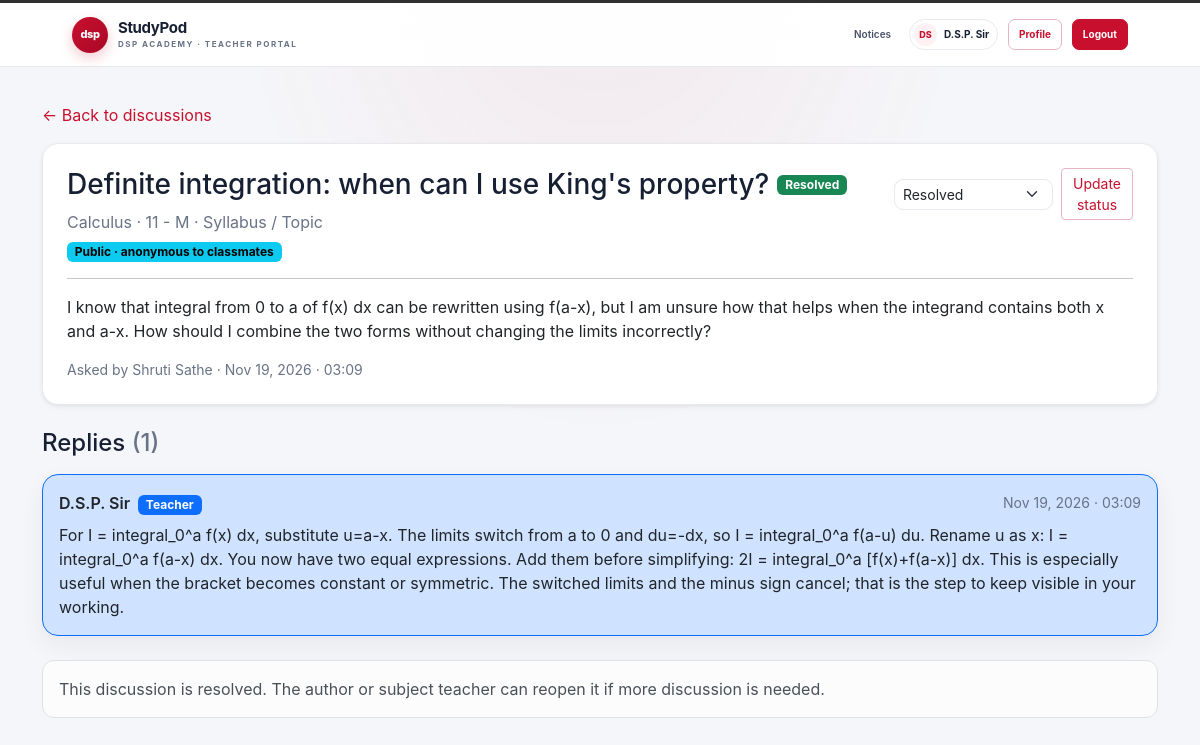
The page /academics/discussions/3/ (signed in) on the database its author committed.
### accounts/models.py (models this page shows, shortened)
class User(AbstractUser):
    class Role(models.TextChoices):
        TEACHER = "TEACHER", "Teacher"
        STUDENT = "STUDENT", "Student"
        PARENT = "PARENT", "Parent"
    role = models.CharField(
        max_length=10,
        choices=Role.choices,
        default=Role.STUDENT,
    )

class StudentProfile(models.Model):
    user = models.OneToOneField(
        User,
        on_delete=models.CASCADE,
        related_name="student_profile"
    )
    roll_number = models.CharField(max_length=50, unique=True)
    batch = models.CharField(max_length=50, blank=True, default="")
    phone_number = models.CharField(max_length=20, blank=True, default="")
    profile_picture = models.ImageField(
        upload_to="student_profiles/",
        blank=True,
    )
    student_class = models.ForeignKey(
        "academics.Class",
        on_delete=models.SET_NULL,
        null=True,
        blank=True,
        related_name="students"
    )
    parent = models.ForeignKey(
        "ParentProfile",
        on_delete=models.SET_NULL,
        null=True,
        blank=True,
        related_name="students"
    )
    mentor = models.ForeignKey(
        "TeacherProfile",
        on_delete=models.SET_NULL,
        null=True,
        blank=True,
        related_name="mentees",
    )

### academics/models.py (models this page shows, shortened)
class DoubtThread(models.Model):
    class Category(models.TextChoices):
        SYLLABUS_TOPIC = "SYLLABUS_TOPIC", "Syllabus / Topic"
        ASSIGNMENT_HOMEWORK = "ASSIGNMENT_HOMEWORK", "Assignment / Homework"
        NOTICE_ANNOUNCEMENT = "NOTICE_ANNOUNCEMENT", "Notice / Announcement"
        STUDY_RESOURCE = "STUDY_RESOURCE", "Study Resource"
    class Status(models.TextChoices):
        OPEN = "OPEN", "Open"
        IN_PROGRESS = "IN_PROGRESS", "In Progress"
        RESOLVED = "RESOLVED", "Resolved"
    title = models.CharField(max_length=200)
    content = models.TextField()
    category = models.CharField(
        max_length=24,
        choices=Category.choices,
        default=Category.SYLLABUS_TOPIC,
    )
    is_public = models.BooleanField(default=False)
    document_link = models.URLField(blank=True)
    student = models.ForeignKey(
        "accounts.StudentProfile",
        on_delete=models.CASCADE,
        related_name="doubt_threads",
    )
    student_class = models.ForeignKey(
        Class,
        on_delete=models.CASCADE,
        related_name="doubt_threads",
    )
    subject = models.ForeignKey(
        Subject,
        on_delete=models.CASCADE,
        related_name="doubt_threads",
    )
    status = models.CharField(
        max_length=11,
        choices=Status.choices,
        default=Status.OPEN,
    )
    created_at = models.DateTimeField(auto_now_add=True)
    class Meta:
        ordering = ("-created_at", "-pk")

class Subject(models.Model):
    name = models.CharField(max_length=100)
    code = models.CharField(max_length=20, unique=True)

class Class(models.Model):
    name = models.CharField(max_length=50)
    section = models.CharField(max_length=10)
    academic_year = models.CharField(max_length=20)
    def __str__(self):
        return f"{self.name} - {self.section}"

class DoubtReply(models.Model):
    thread = models.ForeignKey(
        DoubtThread,
        on_delete=models.CASCADE,
        related_name="replies",
    )
    user = models.ForeignKey(
        "accounts.User",
        on_delete=models.CASCADE,
        related_name="doubt_replies",
    )
    content = models.TextField()
    is_teacher_reply = models.BooleanField(default=False)
    created_at = models.DateTimeField(auto_now_add=True)
    class Meta:
        ordering = ("created_at", "pk")

### academics/views.py (the view, shortened to what this page needs)
# urls.py: path("discussions/<int:pk>/", views.doubt_thread_detail, name="doubt_thread_detail"),
@login_required
def doubt_thread_detail(request, pk):
    classes, is_student, is_parent = _forum_scope(request.user)
    thread = get_object_or_404(
        DoubtThread.objects.select_related("student__user", "student_class", "subject"),
        pk=pk,
    )
    if not classes.filter(pk=thread.student_class_id).exists():
        return HttpResponseForbidden("You cannot access this class discussion.")
    assigned_teacher = request.user.role == "TEACHER" and _teacher_can_access_thread(request.user, thread)
    if request.user.role == "TEACHER" and not assigned_teacher:
        return HttpResponseForbidden("You are not assigned to this subject.")
    is_author = is_student and thread.student.user_id == request.user.pk
    if not thread.is_public and not (is_author or assigned_teacher):
        return HttpResponseForbidden("This doubt is private to its author and assigned teacher.")
    reply_form = DoubtReplyForm(
        request.POST if request.method == "POST" else None,
        request.FILES if request.method == "POST" else None,
    )
    return render(request, "academics/doubt_thread_detail.html", {
        "thread": thread,
        "replies": thread.replies.select_related("user").prefetch_related("attachments"),
        "attachments": thread.attachments.filter(reply__isnull=True),
        "reply_form": reply_form,
        "can_resolve": is_author or assigned_teacher,
        "can_reply": not is_parent and thread.status != DoubtThread.Status.RESOLVED,
        "can_update_status": assigned_teacher,
        "status_choices": DoubtThread.Status.choices,
        "is_teacher": assigned_teacher,
        "is_parent_view": is_parent,
        "is_teacher_view": assigned_teacher,
        "show_author_identity": assigned_teacher or (is_author and not thread.is_public),
    })

### academics/forms.py (shortened to what this page needs)
class DoubtReplyForm(forms.ModelForm):
    attachments = MultipleFileField(
        required=False,
        widget=MultipleFileInput(attrs={
            "multiple": True,
            "accept": ".png,.jpg,.jpeg,.pdf",
            "class": "form-control",
        }),
        label="Attach files",
        help_text="PNG, JPG, JPEG, or PDF. Maximum 10 MB per file.",
    )
    class Meta:
        model = DoubtReply
        fields = ("content",)
        widgets = {
            "content": forms.Textarea(attrs={"class": "form-control", "rows": 3, "placeholder": "Write a reply"}),
        }

### academics/views.py (called while the page is built)
def _forum_scope(user):
    if user.role == "STUDENT":
        profile = getattr(user, "student_profile", None)
        if profile and profile.student_class_id:
            return Class.objects.filter(pk=profile.student_class_id), True, False
        return Class.objects.none(), True, False
    if user.role == "TEACHER":
        profile = getattr(user, "teacher_profile", None)
        if profile:
            return Class.objects.filter(
                teaching_assignments__teacher=profile
            ).distinct(), False, False
    if user.role == "PARENT":
        profile = getattr(user, "parent_profile", None)
        if profile:
            return Class.objects.filter(students__parent=profile).distinct(), False, True
    return Class.objects.none(), False, False

def _teacher_can_access_thread(user, thread):
    profile = getattr(user, "teacher_profile", None)
    return bool(profile and TeachingAssignment.objects.filter(
        teacher=profile,
        student_class=thread.student_class,
        subject=thread.subject,
    ).exists())

### academics/templates/academics/doubt_thread_detail.html (shortened to what this page needs)
{% extends "accounts/base.html" %}
{% block content %}
<div class="mb-3"><a href="{% url 'doubt_threads' %}?student_class={{ thread.student_class_id }}" class="text-decoration-none">&larr; Back to discussions</a></div>
<article class="card shadow-sm mb-4">
    <div class="card-body p-4">
        <div class="d-flex flex-wrap justify-content-between align-items-start gap-3">
            <div>
                <div class="d-flex align-items-center flex-wrap gap-2 mb-2">
                    <h1 class="h3 mb-0">{{ thread.title }}</h1>
                    <span class="badge {% if thread.status == 'RESOLVED' %}text-bg-success{% elif thread.status == 'IN_PROGRESS' %}text-bg-warning{% else %}text-bg-primary{% endif %}">{{ thread.get_status_display }}</span>
                </div>
                <div class="text-muted">{{ thread.subject.name }} · {{ thread.student_class }} · {{ thread.get_category_display }}</div>
                {% if thread.is_public %}<span class="badge text-bg-info mt-2">Public · anonymous to classmates</span>{% else %}<span class="badge text-bg-warning mt-2">Private · visible to you and assigned teacher</span>{% endif %}
            </div>
            {% if can_update_status %}
            <form method="post" class="d-flex align-items-center gap-2">
                <select class="form-select form-select-sm" id="detailDoubtStatus" name="status">
                    {% for value, label in status_choices %}<option value="{{ value }}" {% if thread.status == value %}selected{% endif %}>{{ label }}</option>{% endfor %}
                </select>
                <button class="btn btn-outline-primary btn-sm" type="submit">Update status</button>
            </form>
            {% elif can_resolve %}
            <form method="post">
                {% csrf_token %}<input type="hidden" name="action" value="resolve">
                <button class="btn btn-outline-success" type="submit">{% if thread.status == "RESOLVED" %}Reopen question{% else %}Mark resolved{% endif %}</button>
            </form>
            {% endif %}
        </div>
        <hr>
        <p class="mb-3" style="white-space: pre-wrap">{{ thread.content }}</p>
        <div class="small text-muted">Asked by {% if show_author_identity %}{{ thread.student.user.get_full_name|default:thread.student.user.username }}{% elif is_author %}You (posted anonymously to classmates){% elif thread.is_public %}Anonymous{% else %}Student{% endif %} · {{ thread.created_at|date:"M j, Y · H:i" }}</div>
    </div>
</article>
<h2 class="h4 mb-3">Replies <span class="text-muted">({{ replies|length }})</span></h2>
<div class="d-flex flex-column gap-3 mb-4">
    {% for reply in replies %}
    <article class="card {% if reply.is_teacher_reply %}border-primary bg-primary-subtle{% endif %}">
        <div class="card-body">
            <div class="d-flex justify-content-between align-items-center gap-2 mb-2">
                <div class="fw-semibold">{{ reply.user.get_full_name|default:reply.user.username }}
                    {% if reply.is_teacher_reply %}<span class="badge text-bg-primary ms-1">Teacher</span>{% endif %}
                </div>
                <small class="text-muted">{{ reply.created_at|date:"M j, Y · H:i" }}</small>
            </div>
            <div style="white-space: pre-wrap">{{ reply.content }}</div>
        </div>
    </article>
    {% empty %}
    <div class="text-muted">No replies yet. Add the first helpful response.</div>
    {% endfor %}
</div>
{% if is_parent_view %}
<div class="alert alert-light border">You have read-only access to this discussion.</div>
{% else %}
<div class="alert alert-light border">This discussion is resolved. The author or subject teacher can reopen it if more discussion is needed.</div>
{% endif %}
{% endblock %}

### accounts/templates/accounts/partials/student_portal_header.html
<nav class="navbar navbar-expand-lg student-nav" aria-label="Student portal">
    <div class="container-fluid student-nav-inner">
        <a class="student-brand" href="{% url 'dashboard' %}" aria-label="StudyPod student dashboard">
            <span class="student-brand-mark">dsp</span>
            <span class="student-brand-copy">
                <strong>StudyPod</strong>
                <small>DSP ACADEMY · {% if user.role == "TEACHER" %}TEACHER PORTAL{% elif user.role == "PARENT" %}PARENT PORTAL{% else %}STUDENT PORTAL{% endif %}</small>
            </span>
        </a>
        <div class="student-nav-links">
            <a href="{% url 'notices' %}">Notices</a>
            <span class="student-user-chip">
                <span class="student-avatar">{% if user.first_name and user.last_name %}{{ user.first_name|first|upper }}{{ user.last_name|first|upper }}{% else %}{{ user.get_full_name|default:user.username|first|upper }}{% endif %}</span>
                {{ user.get_full_name|default:user.username }}
            </span>
            <a class="student-nav-button" href="{% url 'profile' %}">Profile</a>
            <a class="student-nav-button student-logout" href="{% url 'logout' %}">Logout</a>
        </div>
    </div>
</nav>

### accounts/templates/accounts/base.html (style rules this page uses)
:root { --sp-primary: #2563eb; --sp-navy: #0f172a; --sp-background: #f8fafc; --sp-text: #1e293b; --sp-muted: #64748b; --sp-border: #e2e8f0; }
body { background: var(--sp-background); color: var(--sp-text); font-family: -apple-system, BlinkMacSystemFont, "Segoe UI", sans-serif; }
h1, h2, h3, h4, h5, h6 { color: var(--sp-navy); font-weight: 600; }
.card { background-color: #fff; border: 1px solid var(--sp-border); border-radius: 12px; box-shadow: 0 2px 8px rgb(15 23 42 / 5%); }
a:not(.btn):not(.navbar-brand) { color: var(--sp-primary); }
.navbar a:not(.btn):not(.navbar-brand) { color: #fff; }
.text-muted { color: var(--sp-muted) !important; }

### rows shown on the page
User: first_name|first "D", last_name|first "S", get_full_name "D.S.P. Sir"
DoubtThread: title "Definite integration: when can I use King's property?", status "Resolved", subject.name "Calculus", student_class "11 - M", category "Syllabus / Topic", content "I know that integral from 0 to a of f(x) dx can be rewritten using f(a-x), but I am unsure how that helps when the integrand contains both x and a-x. How should I combine the two forms without changing the limits incorrectly?", student.user.get_full_name "Shruti Sathe", created_at "Nov 19, 2026 · 03:09"
DoubtReply: user.get_full_name "D.S.P. Sir", is_teacher_reply "Teacher", created_at "Nov 19, 2026 · 03:09", content "For I = integral_0^a f(x) dx, substitute u=a-x. The limits switch from a to 0 and du=-dx, so I = integral_0^a f(a-u) du. Rename u as x: I = integral_0^a f(a-x) dx. You now have two equal expressions. Add them before simplifying: 2I = integral_0^a [f(x)+f(a-x)] dx. This is especially useful when the bracket becomes constant or symmetric. The switched limits and the minus sign cancel; that is the step to keep visible in your working."

### other values the page prints
{{ replies|length }} "1"
